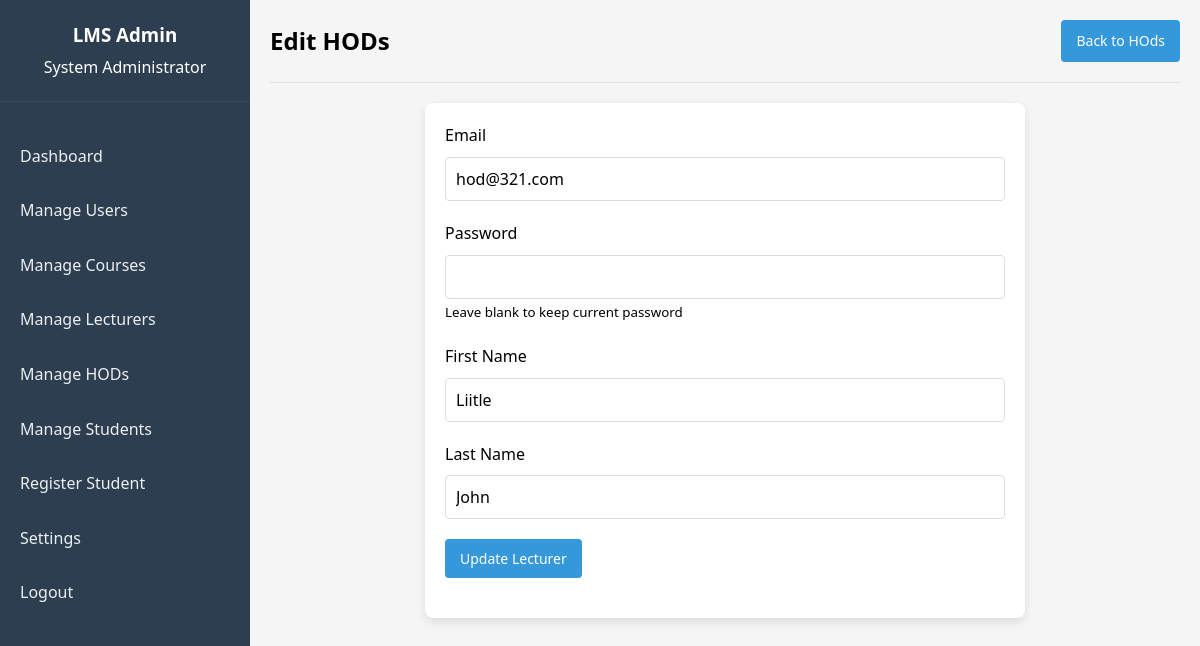
The app's page /admin/hod/edit_hod.php?id=12 (signed in) with its own data.
### tables this page shows
CREATE TABLE `users` (
  `user_id` int(11) NOT NULL,
  `email` varchar(100) NOT NULL,
  `password` varchar(255) NOT NULL,
  `role` enum('admin','lecturer','student','hod') DEFAULT NULL,
  `first_name` varchar(50) NOT NULL,
  `last_name` varchar(50) NOT NULL,
  `profile_picture` varchar(255) DEFAULT NULL,
  `created_at` timestamp NOT NULL DEFAULT current_timestamp(),
  `updated_at` timestamp NOT NULL DEFAULT current_timestamp() ON UPDATE current_timestamp()
);

### admin/hod/edit_hod.php (the view, shortened to what this page needs)
<?php
require_once '../../config.php';
$hodId = $_GET['id'];
$email_err = $firstName_err = $lastName_err = $password_err = "";
$stmt = $conn->prepare("SELECT email, first_name, last_name FROM users WHERE user_id = ? AND role = 'hod'");
$stmt->bind_param("i", $hodId);
$stmt->execute();
$result = $stmt->get_result();
$hods = $result->fetch_assoc();
$email = $hods['email'];
$firstName = $hods['first_name'];
$lastName = $hods['last_name'];
$pageTitle = "Edit HODs";
?>
<!DOCTYPE html>
<html lang="en">
<head>
    <link rel="stylesheet" href="../../assets/css/style.css">
</head>
<body>
    <div class="dashboard-container">
        <div class="sidebar">
            <div class="sidebar-header">
                <h3>LMS Admin</h3>
                <p><?php echo $_SESSION['first_name'] . ' ' . $_SESSION['last_name']; ?></p>
            </div>
            <ul class="sidebar-menu">
                <li><a href="../dashboard.php">Dashboard</a></li>
                <li><a href="../users.php">Manage Users</a></li>
                <li><a href="../courses.php">Manage Courses</a></li>
                <li><a href="../lecturers.php">Manage Lecturers</a></li>
                <li><a href="hod.php">Manage HODs</a></li>
                <li><a href="../student/students.php">Manage Students</a></li>
                <li><a href="../students/register_student.php">Register Student</a></li>
                <li><a href="../settings.php">Settings</a></li>
                <li><a href="../../logout.php">Logout</a></li>
            </ul>
        </div>
        <div class="main-content">
            <div class="header">
                <h2><?php echo $pageTitle; ?></h2>
                <a href="hod.php" class="btn">Back to HOds</a>
            </div>
            <div class="form-container">
                <form action="<?php echo htmlspecialchars($_SERVER["PHP_SELF"]) . '?id=' . $hodId; ?>" method="post">
                    <div class="form-group">
                        <label>Email</label>
                        <input type="email" name="email" class="form-control <?php echo (!empty($email_err)) ? 'is-invalid' : ''; ?>" value="<?php echo $email; ?>">
                    </div>
                    <div class="form-group">
                        <label>Password</label>
                        <input type="password" name="password" class="form-control <?php echo (!empty($password_err)) ? 'is-invalid' : ''; ?>">
                        <small class="text-muted">Leave blank to keep current password</small>
                    </div>
                    <div class="form-group">
                        <label>First Name</label>
                        <input type="text" name="first_name" class="form-control <?php echo (!empty($firstName_err)) ? 'is-invalid' : ''; ?>" value="<?php echo $firstName; ?>">
                    </div>
                    <div class="form-group">
                        <label>Last Name</label>
                        <input type="text" name="last_name" class="form-control <?php echo (!empty($lastName_err)) ? 'is-invalid' : ''; ?>" value="<?php echo $lastName; ?>">
                    </div>
                    <div class="form-group">
                        <button type="submit" class="btn">Update Lecturer</button>
                    </div>
                </form>
            </div>
        </div>
    </div>
</body>
</html>

### assets/css/style.css (style rules this page uses)
* { margin: 0; padding: 0; box-sizing: border-box; font-family: 'Segoe UI', Tahoma, Geneva, Verdana, sans-serif; }
body { background-color: #f5f5f5; line-height: 1.6; }
a { text-decoration: none; }
.dashboard-container { display: flex; min-height: 100vh; }
.sidebar { width: 250px; background-color: #2c3e50; color: white; padding: 20px 0; position: fixed; height: 100vh; overflow-y: auto; }
.sidebar-header { padding: 0 20px 20px; border-bottom: 1px solid #34495e; text-align: center; }
.sidebar-header h3 { margin-bottom: 5px; }
.sidebar-menu { list-style: none; padding: 0; margin: 30px 0; }
.sidebar-menu li { margin-bottom: 5px; }
.sidebar-menu a { display: block; color: #ecf0f1; text-decoration: none; padding: 12px 20px; transition: all 0.3s; }
.main-content { flex: 1; padding: 20px; margin-left: 250px; background-color: #f5f5f5; }
.header { display: flex; justify-content: space-between; align-items: center; padding-bottom: 20px; border-bottom: 1px solid #e0e0e0; margin-bottom: 20px; }
.form-container { background-color: white; border-radius: 8px; box-shadow: 0 4px 8px rgba(0, 0, 0, 0.1); padding: 20px; max-width: 600px; margin: 0 auto; }
.form-group { margin-bottom: 20px; }
.form-group label { display: block; margin-bottom: 8px; font-weight: 500; }
.form-control { width: 100%; padding: 10px; border: 1px solid #ddd; border-radius: 4px; font-size: 16px; }
.btn { background-color: #3498db; color: white; border: none; padding: 10px 15px; border-radius: 4px; cursor: pointer; text-decoration: none; display: inline-block; font-size: 14px; }

### records on screen
users: email "hod@321.com", first_name "Liitle", last_name "John"

### other values on screen
$_SESSION['first_name'] "System"
$_SESSION['last_name'] "Administrator"
$pageTitle "Edit HODs"
